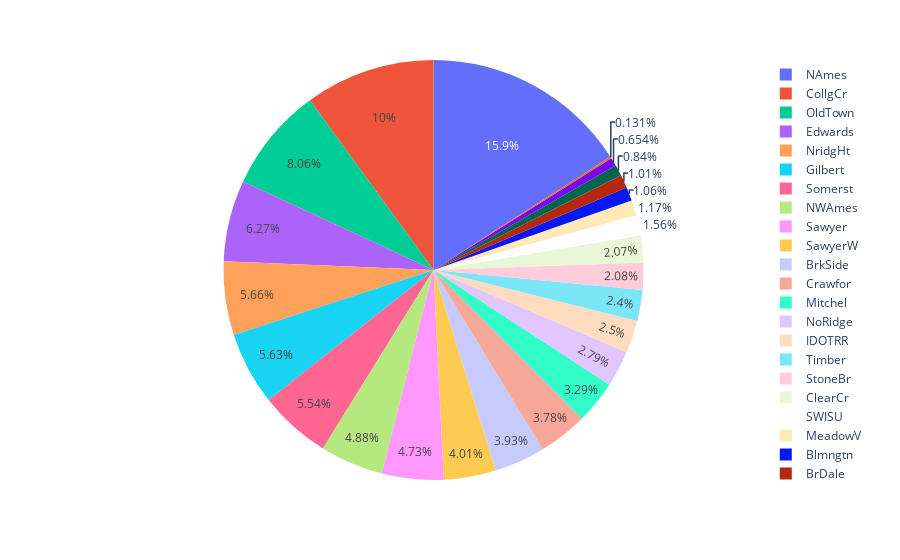

Notebook code for this chart:
### Code cell
px.pie(df, values='MoSold', names='Neighborhood')

### Figure 1 — Plotly figure (JSON) as saved in the notebook; plotly's stock layout.template omitted (floating-point values rounded to 4 significant figures; data arrays with more than 128 entries replaced by an {"elided": "..."} marker saying what was removed)
{"data": [{"domain": {"x": [0, 1], "y": [0, 1]}, "hovertemplate": "Neighborhood=%{label}<br>MoSold=%{value}<extra></extra>", "labels": {"elided": "1451 str values"}, "legendgroup": "", "name": "", "showlegend": true, "type": "pie", "values": {"elided": "1451 int values"}}], "layout": {"legend": {"tracegroupgap": 0}, "margin": {"t": 60}}}
